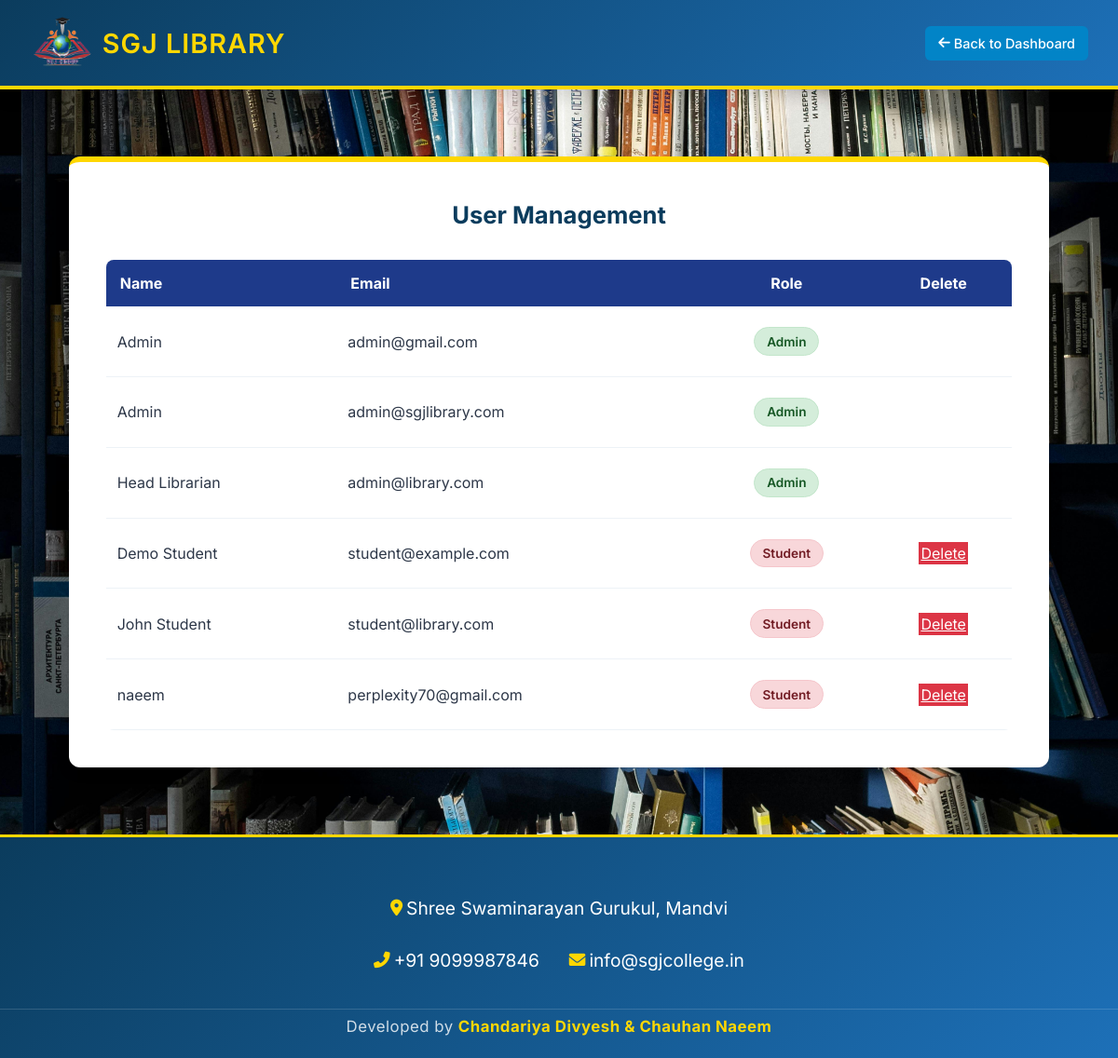
The page /manage_users.php (signed in) on the database its author committed.
### tables this page shows
CREATE TABLE `users` (
  `id` int(11) NOT NULL AUTO_INCREMENT,
  `name` varchar(100) NOT NULL,
  `email` varchar(150) NOT NULL,
  `password` varchar(255) NOT NULL,
  `role` enum('Admin','Student') NOT NULL DEFAULT 'Student',
  `created_at` timestamp NOT NULL DEFAULT current_timestamp(),
  PRIMARY KEY (`id`),
  UNIQUE KEY `email` (`email`)
);

### manage_users.php (the view, shortened to what this page needs)
<?php
require_once 'db.php';
$users = $pdo->query("SELECT * FROM users ORDER BY role, name")->fetchAll();
?>
<!DOCTYPE html>
<html lang="en">
<head>
    <link rel="stylesheet" href="style.css">
    <link rel="stylesheet" href="https://cdnjs.cloudflare.com/ajax/libs/font-awesome/6.0.0/css/all.min.css">
</head>
<body>
    <div class="header">
        <div class="logo-container">
            <img src="images/logo.png" alt="SGJ Logo" class="header-logo" onerror="this.style.display='none'">
            <span class="header-text">SGJ LIBRARY</span>
        </div>
        <div class="user-info">
            <a href="index.php" class="btn btn-info">
                <i class="fas fa-arrow-left"></i> Back to Dashboard
            </a>
        </div>
    </div>
    <div class="container container-wide">
        <div class="admin-container" style="background:#fff; border-radius:12px; padding:30px; box-shadow:0 4px 16px rgba(0,0,0,0.10);">
            <h2 style="color:var(--primary); font-size:1.6rem; font-weight:700; margin-bottom:20px; padding-bottom:12px; border-bottom:3px solid var(--accent); text-align:center;">User Management</h2>
            <table class="track-table">
                <thead>
                    <tr>
                        <th style="text-align:left;">Name</th>
                        <th style="text-align:left;">Email</th>
                        <th style="text-align:center;">Role</th>
                        <th style="text-align:center;">Delete</th>
                    </tr>
                </thead>
                <tbody>
                    <?php foreach ($users as $u): ?>
                    <tr>
                        <td style="text-align:left;"><?= htmlspecialchars($u['name']) ?></td>
                        <td style="text-align:left;"><?= htmlspecialchars($u['email']) ?></td>
                        <td style="text-align:center;"><span class="status <?= $u['role'] == 'Admin' ? 'available' : 'issued' ?>"><?= $u['role'] ?></span></td>
                        <td style="text-align:center;">
                            <?php if ($u['role'] !== 'Admin'): ?>
                                <a href="?delete=<?= $u['id'] ?>" class="btn-sm btn-danger" onclick="return confirm('Delete user?');">Delete</a>
                            <?php endif; ?>
                        </td>
                    </tr>
                    <?php endforeach; ?>
                </tbody>
            </table>
        </div>
    </div>
    <?php include 'footer.php'; ?>
</body>
</html>

### footer.php
<footer class="site-footer">
    <div class="container footer-content">
        <div class="footer-item">
            <i class="fas fa-map-marker-alt"></i>
            <span>Shree Swaminarayan Gurukul, Mandvi</span>
        </div>
        <div class="footer-item">
            <i class="fas fa-phone-alt"></i>
            <span>+91 9099987846</span>
        </div>
        <div class="footer-item">
            <i class="fas fa-envelope"></i>
            <span>info@sgjcollege.in</span>
        </div>
    </div>
    <div class="footer-credit">
        <span>Developed by <strong>Chandariya Divyesh &amp; Chauhan Naeem</strong></span>
    </div>
</footer>

### rows shown on the page
users: name "Admin", email "admin@gmail.com", role "Admin"
users: name "Admin", email "admin@sgjlibrary.com", role "Admin"
users: name "Head Librarian", email "admin@library.com", role "Admin"
users: name "Demo Student", email "student@example.com", role "Student"
users: name "John Student", email "student@library.com", role "Student"
users: name "naeem", email "perplexity70@gmail.com", role "Student"
